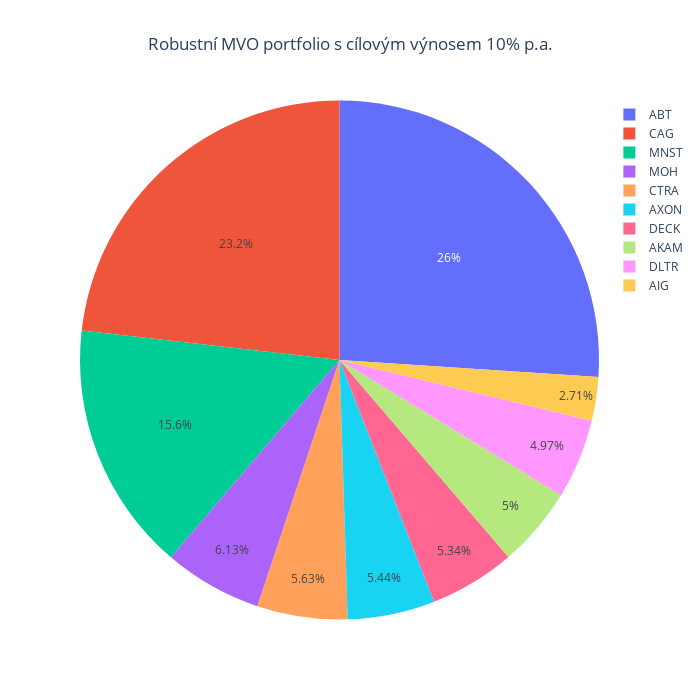

Here is the notebook cell this chart was saved with:
### Code cell
weightsLWCorrelationTarget = MVOTargetReturn(prices = prices, target_return = 0.1, cov_matrix_method = "ledoit_cc")
weightsPlot(weightsLWCorrelationTarget, title = "Robustní MVO portfolio s cílovým výnosem 10% p.a.")

### Figure 1 — Plotly figure (JSON) as saved in the notebook; plotly's stock layout.template omitted (floating-point values rounded to 4 significant figures)
{"data": [{"labels": ["ABT", "AIG", "AKAM", "AXON", "CAG", "CTRA", "DECK", "DLTR", "MNST", "MOH"], "type": "pie", "values": [0.2604, 0.0271, 0.04996, 0.0544, 0.2319, 0.05625, 0.0534, 0.04968, 0.1556, 0.06126]}], "layout": {"height": 700, "title": {"text": "Robustní MVO portfolio s cílovým výnosem 10% p.a.", "x": 0.5}, "width": 700}}
